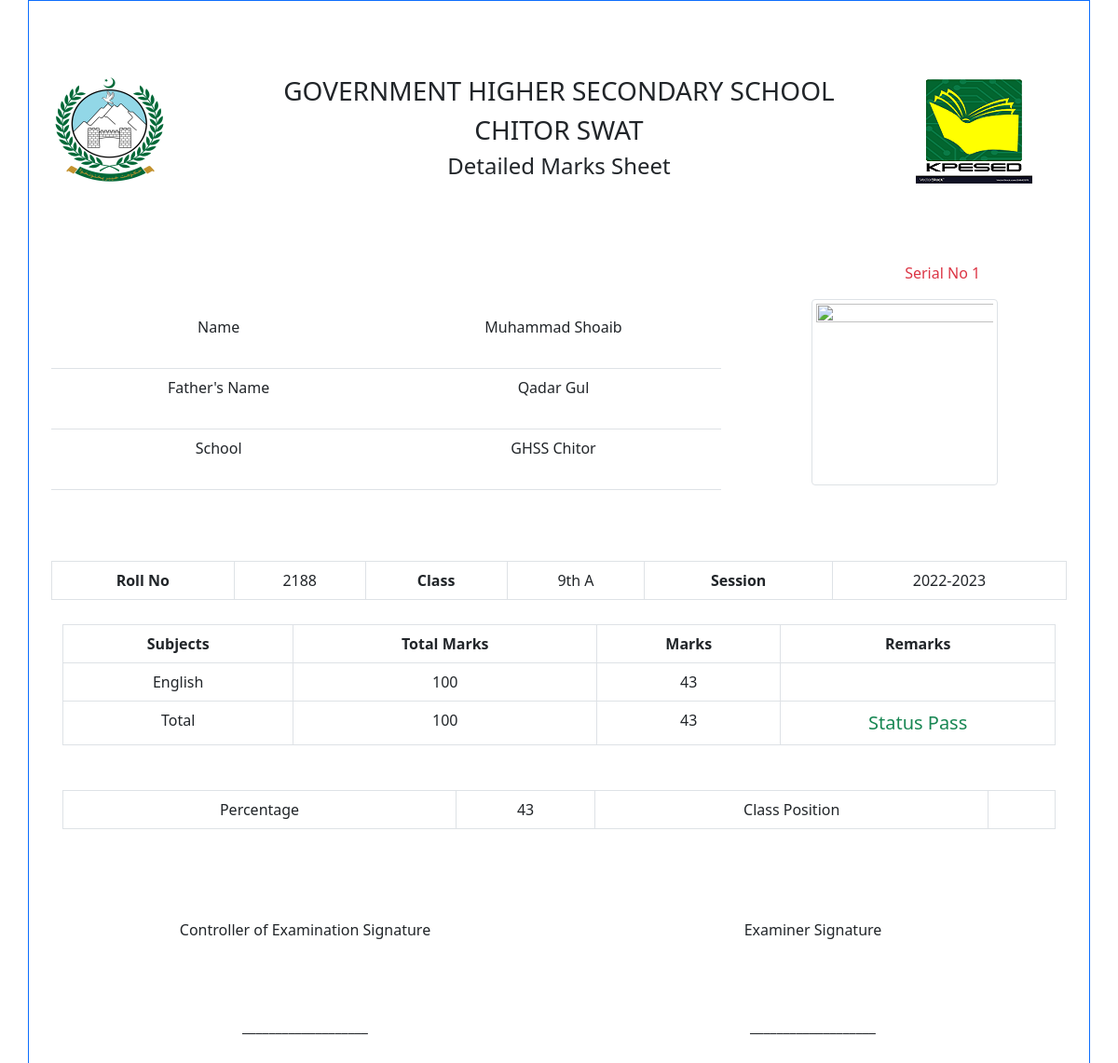
/dmc.php?rollno=2188, run on the app's committed database.
### tables this page shows
CREATE TABLE `marks` (
  `Serial_No` int(11) NOT NULL,
  `Roll_No` int(11) NOT NULL,
  `English_Marks` int(3) NOT NULL DEFAULT 0,
  `Urdu_Marks` int(3) NOT NULL DEFAULT 0,
  `Maths_Marks` int(3) NOT NULL DEFAULT 0,
  `Science_Marks` int(3) NOT NULL DEFAULT 0,
  `Hpe_Marks` int(3) NOT NULL DEFAULT 0,
  `Nazira_Marks` int(3) NOT NULL DEFAULT 0,
  `History_Marks` int(3) NOT NULL DEFAULT 0,
  `Drawing_Marks` int(3) NOT NULL DEFAULT 0,
  `Islamyat_Marks` int(3) NOT NULL DEFAULT 0,
  `Computer_Marks` int(3) NOT NULL DEFAULT 0,
  `Arabic_Marks` int(3) NOT NULL DEFAULT 0,
  `Mutalia_Marks` int(3) NOT NULL DEFAULT 0,
  `Qirat_Marks` int(3) NOT NULL DEFAULT 0,
  `Pashto_Marks` int(3) NOT NULL DEFAULT 0,
  `Social_Marks` int(3) NOT NULL DEFAULT 0,
  `Biology_Marks` int(3) NOT NULL DEFAULT 0,
  `Chemistry_Marks` int(3) NOT NULL DEFAULT 0,
  `Physics_Marks` int(3) NOT NULL DEFAULT 0,
  `Civics_Marks` int(3) NOT NULL DEFAULT 0,
  `Economics_Marks` int(3) NOT NULL DEFAULT 0,
  `Islamic_Study_Marks` int(3) NOT NULL DEFAULT 0,
  `Islamic_Education_Marks` int(3) NOT NULL DEFAULT 0,
  `Statistics_Marks` int(3) NOT NULL DEFAULT 0
);

CREATE TABLE `students_info` (
  `Roll_No` int(11) NOT NULL,
  `Name` varchar(30) NOT NULL,
  `FName` varchar(30) NOT NULL,
  `Gender` enum('Male','Female') NOT NULL DEFAULT 'Male',
  `Dob` date DEFAULT NULL,
  `Mobile_No` varchar(12) NOT NULL DEFAULT '03',
  `Admission_Date` date DEFAULT NULL,
  `Admission_No` int(6) DEFAULT NULL,
  `Father_Cnic` varchar(15) DEFAULT NULL,
  `Student_Form_B` varchar(15) DEFAULT NULL,
  `School` varchar(30) NOT NULL DEFAULT 'GHSS CHITOR',
  `Class` enum('5th','6th A','6th B','7th','8th A','8th B','8th','10th A','10th B','9th A','9th B','6th','7th A','7th B','4th','11th') NOT NULL,
  `Class_Position` varchar(10) DEFAULT NULL,
  `Status` int(11) NOT NULL DEFAULT 1
);

CREATE TABLE `subjects` (
  `Id` int(11) NOT NULL,
  `Name` varchar(30) NOT NULL,
  `Status` tinyint(4) NOT NULL DEFAULT 1
);

CREATE TABLE `class_subjects` (
  `Id` int(11) NOT NULL,
  `School_Id` int(11) DEFAULT NULL,
  `Class_Id` int(11) NOT NULL,
  `Subject_Id` int(11) NOT NULL,
  `Lock_Status` int(1) NOT NULL DEFAULT 0,
  `Total_Marks` int(3) NOT NULL DEFAULT 40,
  `Status` tinyint(1) NOT NULL DEFAULT 1
);

### functions.php (called while the page is built, shortened)
<?php
function Show_absent($marks)
{
    return $marks;
}
function Change_Absent_tozero($marks_value)
{
    return $marks_value;
}
function Change_Subject_To_Marks_col($subject)
{
    switch ($subject) {
    case "English":
        return "English_Marks";
    break;
    }
}
?>

### dmc.php (the view, shortened to what this page needs)
<?php
require_once 'sand_box.php';
if (isset($_GET['rollno'])) {
    $link=connect();
    $rollno=$_GET['rollno'];
    $q="SELECT Roll_No,Name,FName,Class,School,Class_Position FROM students_info
    WHERE Roll_No=".$rollno;
    $qr=mysqli_query($link, $q) or die('Error:'. mysqli_error($link));
    $qra=mysqli_fetch_assoc($qr);
    $Roll_No = $qra['Roll_No'];
    $Name = $qra['Name'];
    $Father_Name = $qra['FName'];
    $Class_Name = $qra['Class'];
    $School_Name = $qra['School'];
    $Class_Position = $qra['Class_Position'];
    $Serial_No= Select_Column_data("marks", "Serial_No", "Roll_No", $Roll_No);
} else {
    echo "Please Enter Roll No";
    exit;
}
?>
</head>
<body>
<div class="container border border-primary">
  <div class="container  m-t-1">
    <div class="row">
      <div class="col-md-2 ">
        <img src="images/khyber.png"
              class="img img-fluid"
              alt="khyberlogo"
              height="auto" >
      </div>
      <div class="col-md-8">
        <h3 class="text-center text-uppercase">
          Government Higher Secondary School
        </h3>
        <h3 class="text-center text-uppercase">Chitor Swat </h3>
        <h4 class="text-center">Detailed Marks Sheet</h4>
      </div>
      <div class="col-md-2">
        <img src="images/kpesed.png"
             alt="booklogo"
             height="auto"
             class="img img-fluid"
             >
      </div>
    </div>
  </div>
  <div class="container" style="margin-top:80px">
    <div class="row">
      <div class="col-md-8">
      </div>
      <div class="col-md-3 text-right">
        <p class="font-weight-bold text-danger">
            Serial No
          <?php echo $Serial_No['Serial_No']; ?>
        </p>
      </div>
      <div class="col-md-1">
      </div>
    </div>
  </div>
    <div class="container">
      <div class="row">
        <div class="col-md-8">
          <table class="table">
            <tr class="row-height">
              <td>
                <span class="font-weight-bold"> Name </span> </td>
              <td> <?php echo $Name;  ?> </td>
            </tr>
            <tr class="row-height">
              <td>
                <span class="font-weight-bold"> Father's Name </span>
              </td>
                <td> <?php echo $Father_Name;  ?></td>
            </tr>
            <tr class="row-height">
              <td>
                <span class="font-weight-bold"> School </span> </td>
                <td><?php echo $School_Name;?> </td>
            </tr>
        </table>
        </div>
        <div class="col-md-4">
            <center class="float-center">
              <img src="pictures/<?php echo $rollno ?>.png"
                  class="img-fluid; max-width:50%; height: auto; img-thumbnail"
                  width="200"
                  height="200">
            </center>
        </div>
      </div>
    </div>
<center>
  <div class="container" style="margin-top:50px">
    <div class="row">
      <div class="col-md-12">
        <table class="table table-bordered print-center">
          <tr> <th>Roll No</th> <td> <?php echo $Roll_No;  ?>  </td>
               <th>Class</th> <td> <?php echo $Class_Name;  ?>  </td>
               <th>Session</th> <td><?php echo  date('Y')-1 . "-" ;
                echo date('Y');?>  </td>
        </tr>
        </table>
    </div>
  </div>
  <center>
  <div class="container">
    <div class="row">
        <div class="col-md-12">
          <table class="table table-bordered print-center">
            <thead>
            <tr>
            <th>
                Subjects
              </th>
              <th>
                Total Marks
              </th>
              <th>
                Marks
              </th>
              <th>
                Remarks
              </th>
</tr>
            </thead>
            <tbody>
              <tr>
      <?php
              $student_obtain_marks=0;
              $school_name=$School_Name;
              $subjects=Select_Subjects_Of_class($school_name, $Class_Name);
        for ($i=0; $i<count($subjects); $i++) {
            $subject_name=$subjects[$i]['Name'];
            $subject_total_marks=One_Subject_Total_marks(
                $school_name, $Class_Name, $subject_name
            );
            echo "<td>".$subject_name."</td>
                    <td>".$subject_total_marks."</td>";
            $column_name=Change_Subject_To_Marks_col($subject_name);
            $subject_marks=Select_Column_data(
                "marks", $column_name, "Roll_No", $Roll_No
            );
            $current_marks=$subject_marks[$column_name];
            $student_obtain_marks=$student_obtain_marks
            +Change_Absent_tozero($current_marks);
            echo "<td>".Show_absent($current_marks)."</td>";
            $Remarks="";
                  echo  "<td>".$Remarks."</td>
                      </tr>";
        }
        $All_Subjects_Total_Marks=Class_Total_marks($school_name, $Class_Name);
        $Percentage=round(($student_obtain_marks*100)/$All_Subjects_Total_Marks, 2);
        ?>
                <tr>
                  <td>Total</td>
                  <td> <?php echo $All_Subjects_Total_Marks;  ?></td>
                  <td> <?php echo $student_obtain_marks  ?></td>
                  <td>
                    <?php
                    if ((($student_obtain_marks*100)/$All_Subjects_Total_Marks)<=pass_percentage($Class_Name)) {
                            echo "<span class=' text-danger fs-5'>Status Fail</span>";
                    } else {
                              echo "<span class=' text-success fs-5'>Status Pass</span>";
                    }
                    ?>
              </td>
              </tr>
            </tbody>
          </table>
          <table class="table table-bordered print-center mt-5">
            <tr>
                  <td>
                    <span class="font-weight-bold">Percentage </span>
                  </td>
                  <td> <?php echo $Percentage;  ?> </td>
                  <td>
                    <span class="font-weight-bold"> Class Position </span>
                  </td>
                  <td> <?php echo $Class_Position;  ?> </td>
            </tr>
          </table>
        </div>
</div>
</div>
<div class="container m-b-4">
<div class="row m-t-1 mb-5">
        <div class="col-sm-6">
            <p class="text-left sign">Controller of  Examination Signature </p>
            <p class="text-left m-t-1">___________________ </p>
        </div>
        <div class="col-sm-6">
            <p class="text-center  sign">Examiner Signature </p>
            <p class="text-center m-t-1">___________________ </p>
        </div>
    </div>
  </div>
</div>

### css/style.css (style rules this page uses)
table { text-align: center; margin: 10px auto; width: 90%; }
table td { max-width: 100px; }
h4 { text-align: center; }
.text-center { text-align: center; }
.text-right { text-align: right; }
.m-t-1 { margin-top:80px; }
.m-b-4 { margin-bottom: 70px; }
.border { border: 1px solid blue; }
.row-height { height:65px; }

### data on the page
marks: Serial_No "1"
students_info: Name "Muhammad Shoaib", FName "Qadar Gul", School "GHSS Chitor", Roll_No "2188", Class "9th A", subject_total_marks "100"
subjects: Name "English", Name.English_Marks "43"

### other printed values
$All_Subjects_Total_Marks "100"
$student_obtain_marks "43"
$Percentage "43"
